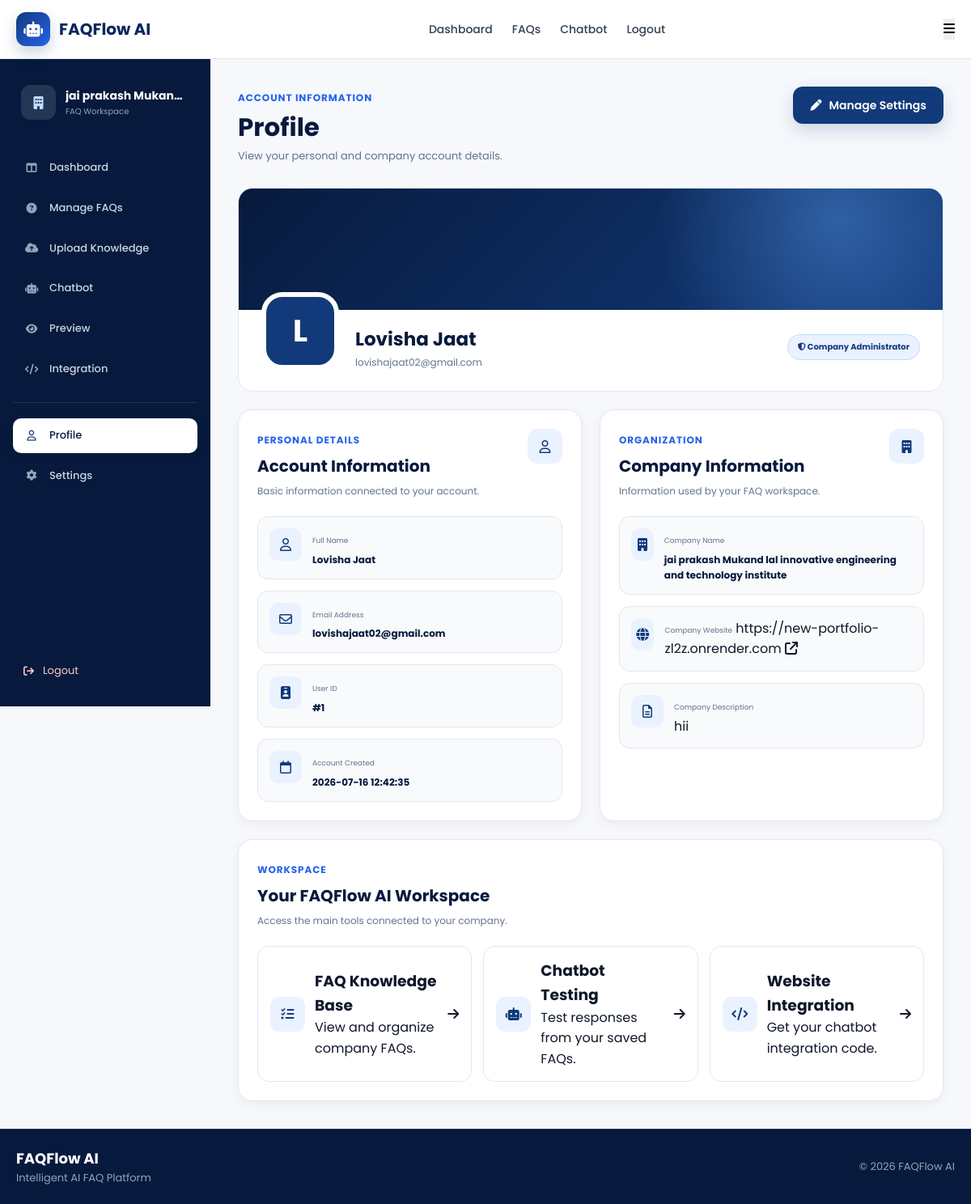
The page /profile (signed in) on the database as committed earlier.
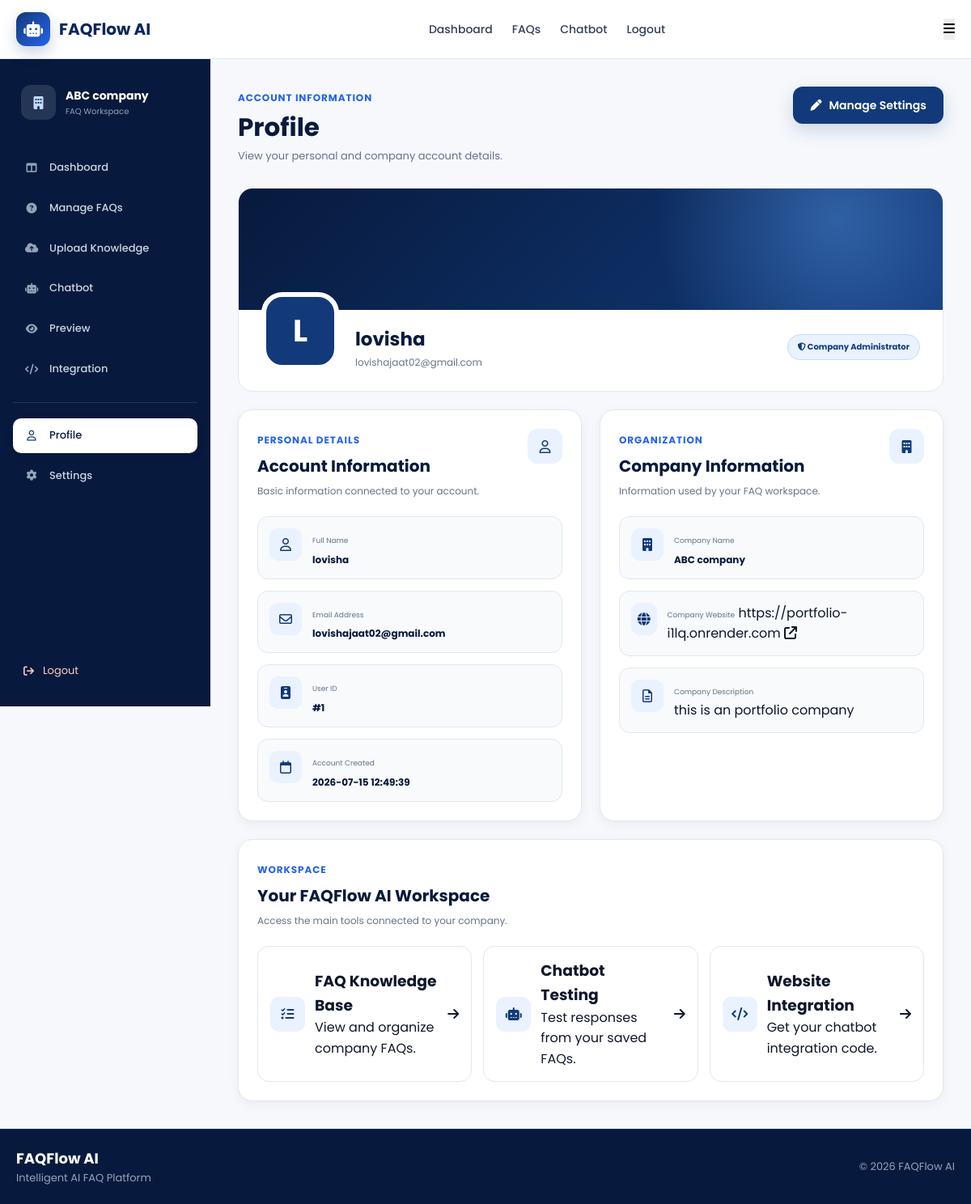
The same page on the database as committed later.
### tables this page shows
CREATE TABLE users (

            id INTEGER PRIMARY KEY AUTOINCREMENT,

            name TEXT NOT NULL,

            email TEXT UNIQUE NOT NULL,

            password TEXT NOT NULL,

            company_id INTEGER,

            created_at TIMESTAMP DEFAULT CURRENT_TIMESTAMP,

            FOREIGN KEY(company_id)
                REFERENCES companies(id)

        );

CREATE TABLE companies (

            id INTEGER PRIMARY KEY AUTOINCREMENT,

            company_name TEXT NOT NULL,

            website TEXT,

            description TEXT,

            created_at TIMESTAMP DEFAULT CURRENT_TIMESTAMP

        );

### routes/dashboard_routes.py (the view)
@dashboard_bp.route("/profile")
def profile():
    if not login_required():
        return redirect(url_for("auth.login"))
    user = fetch_one(
        Config.DATABASE_PATH,
        """
        SELECT
            users.*,
            companies.company_name,
            companies.website,
            companies.description

        FROM users

        JOIN companies

        ON users.company_id=companies.id

        WHERE users.id=?

        """,
        (session["user_id"],)
    )
    return render_template(
        "dashboard/profile.html",
        user=user
    )

### templates/dashboard/profile.html (shortened to what this page needs)
{% extends "base.html" %}
{% block content %}
<section class="dashboard-page">
    <div class="dashboard-layout">
        <aside class="dashboard-sidebar">
            <div class="sidebar-top">
                <div class="sidebar-company">
                    <div class="company-avatar">
                        <i class="fa-solid fa-building"></i>
                    </div>
                    <div>
                        <h3>
                            {{ session.get("company_name", "Company") }}
                        </h3>
                        <p>FAQ Workspace</p>
                    </div>
                </div>
                <nav class="sidebar-menu">
                    <a href="{{ url_for('dashboard.dashboard') }}" class="sidebar-link">
                        <i class="fa-solid fa-table-columns"></i>
                        <span>Dashboard</span>
                    </a>
                    <a href="{{ url_for('faq.faq_list') }}" class="sidebar-link">
                        <i class="fa-solid fa-circle-question"></i>
                        <span>Manage FAQs</span>
                    </a>
                    <a href="{{ url_for('faq.upload_data') }}" class="sidebar-link">
                        <i class="fa-solid fa-cloud-arrow-up"></i>
                        <span>Upload Knowledge</span>
                    </a>
                    <a href="{{ url_for('chatbot.chatbot') }}" class="sidebar-link">
                        <i class="fa-solid fa-robot"></i>
                        <span>Chatbot</span>
                    </a>
                    <a href="{{ url_for('chatbot.chatbot_preview') }}" class="sidebar-link">
                        <i class="fa-solid fa-eye"></i>
                        <span>Preview</span>
                    </a>
                    <a href="{{ url_for('chatbot.integration') }}" class="sidebar-link">
                        <i class="fa-solid fa-code"></i>
                        <span>Integration</span>
                    </a>
                    <div class="sidebar-divider"></div>
                    <a href="{{ url_for('dashboard.profile') }}" class="sidebar-link active">
                        <i class="fa-regular fa-user"></i>
                        <span>Profile</span>
                    </a>
                    <a href="{{ url_for('dashboard.settings') }}" class="sidebar-link">
                        <i class="fa-solid fa-gear"></i>
                        <span>Settings</span>
                    </a>
                </nav>
            </div>
            <div class="sidebar-bottom">
                <a href="{{ url_for('auth.logout') }}" class="sidebar-logout">
                    <i class="fa-solid fa-arrow-right-from-bracket"></i>
                    <span>Logout</span>
                </a>
            </div>
        </aside>
        <main class="dashboard-main">
            <header class="dashboard-header">
                <div>
                    <p class="dashboard-label">
                        Account Information
                    </p>
                    <h1>Profile</h1>
                    <p class="dashboard-subtitle">
                        View your personal and company account details.
                    </p>
                </div>
                <a href="{{ url_for('dashboard.settings') }}" class="dashboard-primary-button">
                    <i class="fa-solid fa-pen"></i>
                    Manage Settings
                </a>
            </header>
            <section class="profile-overview-card">
                <div class="profile-cover">
                </div>
                <div class="profile-overview-content">
                    <div class="profile-avatar-large">
                        {% if user and user["name"] %}
                        {{ user["name"][0] | upper }}
                        {% else %}
                        U
                        {% endif %}
                    </div>
                    <div class="profile-main-info">
                        <div>
                            <h2>
                                {{ user["name"] if user else "User" }}
                            </h2>
                            <p>
                                {{ user["email"] if user else "" }}
                            </p>
                        </div>
                        <span class="profile-role">
                            <i class="fa-solid fa-shield-halved"></i>
                            Company Administrator
                        </span>
                    </div>
                </div>
            </section>
            <section class="profile-content-grid">
                <article class="dashboard-card profile-card">
                    <div class="dashboard-card-header">
                        <div>
                            <span class="card-label">
                                Personal Details
                            </span>
                            <h2>Account Information</h2>
                            <p>
                                Basic information connected to your account.
                            </p>
                        </div>
                        <div class="card-header-icon">
                            <i class="fa-regular fa-user"></i>
                        </div>
                    </div>
                    <div class="profile-detail-list">
                        <div class="profile-detail-item">
                            <div class="profile-detail-icon">
                                <i class="fa-regular fa-user"></i>
                            </div>
                            <div>
                                <span>Full Name</span>
                                <strong>
                                    {{ user["name"] if user else "Not available" }}
                                </strong>
                            </div>
                        </div>
                        <div class="profile-detail-item">
                            <div class="profile-detail-icon">
                                <i class="fa-regular fa-envelope"></i>
                            </div>
                            <div>
                                <span>Email Address</span>
                                <strong>
                                    {{ user["email"] if user else "Not available" }}
                                </strong>
                            </div>
                        </div>
                        <div class="profile-detail-item">
                            <div class="profile-detail-icon">
                                <i class="fa-solid fa-id-badge"></i>
                            </div>
                            <div>
                                <span>User ID</span>
                                <strong>
                                    #{{ user["id"] if user else "-" }}
                                </strong>
                            </div>
                        </div>
                        <div class="profile-detail-item">
                            <div class="profile-detail-icon">
                                <i class="fa-regular fa-calendar"></i>
                            </div>
                            <div>
                                <span>Account Created</span>
                                <strong>
                                    {{ user["created_at"] if user else "Not available" }}
                                </strong>
                            </div>
                        </div>
                    </div>
                </article>
                <article class="dashboard-card profile-card">
                    <div class="dashboard-card-header">
                        <div>
                            <span class="card-label">
                                Organization
                            </span>
                            <h2>Company Information</h2>
                            <p>
                                Information used by your FAQ workspace.
                            </p>
                        </div>
                        <div class="card-header-icon">
                            <i class="fa-solid fa-building"></i>
                        </div>
                    </div>
                    <div class="profile-detail-list">
                        <div class="profile-detail-item">
                            <div class="profile-detail-icon">
                                <i class="fa-solid fa-building"></i>
                            </div>
                            <div>
                                <span>Company Name</span>
                                <strong>
                                    {{ user["company_name"] if user else "Not available" }}
                                </strong>
                            </div>
                        </div>
                        <div class="profile-detail-item">
                            <div class="profile-detail-icon">
                                <i class="fa-solid fa-globe"></i>
                            </div>
                            <div>
                                <span>Company Website</span>
                                {% if user and user["website"] %}
                                <a href="{{ user['website'] }}" target="_blank" rel="noopener noreferrer"
                                    class="profile-website-link">
                                    {{ user["website"] }}
                                    <i class="fa-solid fa-arrow-up-right-from-square"></i>
                                </a>
                                {% else %}
                                <strong>Not added</strong>
                                {% endif %}
                            </div>
                        </div>
                        <div class="profile-detail-item description-item">
                            <div class="profile-detail-icon">
                                <i class="fa-regular fa-file-lines"></i>
                            </div>
                            <div>
                                <span>Company Description</span>
                                <p>
                                    {% if user and user["description"] %}
                                    {{ user["description"] }}
                                    {% else %}
                                    No company description has been added.
                                    {% endif %}
                                </p>
                            </div>
                        </div>
                    </div>
                </article>
            </section>
            <section class="dashboard-card profile-workspace-card">
                <div class="dashboard-card-header">
                    <div>
                        <span class="card-label">
                            Workspace
                        </span>
                        <h2>Your FAQFlow AI Workspace</h2>
                        <p>
                            Access the main tools connected to your company.
                        </p>
                    </div>
                </div>
                <div class="profile-action-grid">
                    <a href="{{ url_for('faq.faq_list') }}" class="profile-action-item">
                        <div class="profile-action-icon">
                            <i class="fa-solid fa-list-check"></i>
                        </div>
                        <div>
                            <h3>FAQ Knowledge Base</h3>
                            <p>
                                View and organize company FAQs.
                            </p>
                        </div>
                        <i class="fa-solid fa-arrow-right"></i>
                    </a>
                    <a href="{{ url_for('chatbot.chatbot') }}" class="profile-action-item">
                        <div class="profile-action-icon">
                            <i class="fa-solid fa-robot"></i>
                        </div>
                        <div>
                            <h3>Chatbot Testing</h3>
                            <p>
                                Test responses from your saved FAQs.
                            </p>
                        </div>
                        <i class="fa-solid fa-arrow-right"></i>
                    </a>
                    <a href="{{ url_for('chatbot.integration') }}" class="profile-action-item">
                        <div class="profile-action-icon">
                            <i class="fa-solid fa-code"></i>
                        </div>
                        <div>
                            <h3>Website Integration</h3>
                            <p>
                                Get your chatbot integration code.
                            </p>
                        </div>
                        <i class="fa-solid fa-arrow-right"></i>
                    </a>
                </div>
            </section>
        </main>
    </div>
</section>
{% endblock %}

### templates/base.html (shortened to what this page needs)
<!DOCTYPE html>
<html lang="en">
<head>
    <link rel="stylesheet" href="{{ url_for('static', filename='css/style.css') }}">
    <link rel="stylesheet" href="{{ url_for('static', filename='css/auth.css') }}">
    <link rel="stylesheet" href="{{ url_for('static', filename='css/dashboard.css') }}">
    <link rel="stylesheet" href="{{ url_for('static', filename='css/chatbot.css') }}">
    <link rel="stylesheet" href="https://cdnjs.cloudflare.com/ajax/libs/font-awesome/6.5.2/css/all.min.css">
</head>
<body>
    <header>
        <nav class="navbar">
            <div class="container">
                <a href="/" class="logo">
                    <i class="fa-solid fa-robot"></i>
                    <span>FAQFlow AI</span>
                </a>
                <ul>
                    {% if session.get("user_id") %}
                    <li>
                        <a href="/dashboard">
                            Dashboard
                        </a>
                    </li>
                    <li>
                        <a href="/faqs">
                            FAQs
                        </a>
                    </li>
                    <li>
                        <a href="/chatbot">
                            Chatbot
                        </a>
                    </li>
                    <li>
                        <a href="/logout">
                            Logout
                        </a>
                    </li>
                    {% endif %}
                </ul>
            </div>
        </nav>
    </header>
    <main>
        {% block content %}
        {% endblock %}
    </main>
    <footer>
        <div class="container footer-content">
            <div>
                <h2>
                    FAQFlow AI
                </h2>
                <p>
                    Intelligent AI FAQ Platform
                </p>
            </div>
            <div>
                <p>
                    © 2026 FAQFlow AI
                </p>
            </div>
        </div>
    </footer>
</body>
</html>

Rows that differ between the two databases and show on the page:
changed companies: get (not shown) → "ABC company"; company_name "jai prakash Mukand lal innovative engineering and technology institute" → "ABC company"; website "https://new-portfolio-zl2z.onrender.com" → "https://portfolio-i1lq.onrender.com"; description "hii" → "this is an portfolio company"
changed users "lovishajaat02@gmail.com": name "Lovisha Jaat" → "lovisha"; created_at "2026-07-16 12:42:35" → "2026-07-15 12:49:39"
Other text that changed with them:
{{ session.get("company_name", "Company") }}: "jai prakash Mukan…" → (not shown)
